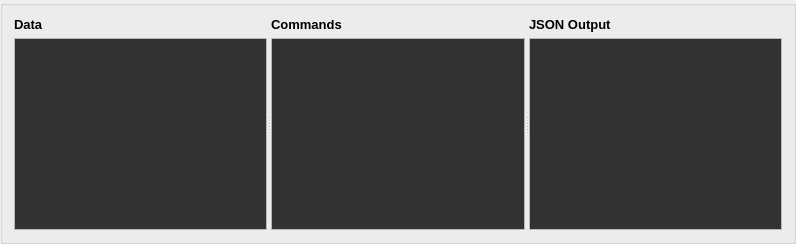
           <widget class="QGroupBox" name="groupBox_41">
            <property name="sizePolicy">
             <sizepolicy hsizetype="Expanding" vsizetype="Preferred">
              <horstretch>0</horstretch>
              <verstretch>0</verstretch>
             </sizepolicy>
            </property>
            <layout class="QHBoxLayout" name="horizontalLayout_28">
             <item>
              <widget class="QSplitter" name="splitter">
               <property name="orientation">
                <enum>Qt::Horizontal</enum>
               </property>
               <widget class="QSplitter" name="splitter_2">
                <property name="orientation">
                 <enum>Qt::Horizontal</enum>
                </property>
                <widget class="QWidget" name="layoutWidget">
                 <layout class="QVBoxLayout" name="verticalLayout_11">
                  <item>
                   <widget class="QLabel" name="label">
                    <property name="font">
                     <font>
                      <pointsize>10</pointsize>
                      <weight>75</weight>
                      <bold>true</bold>
                     </font>
                    </property>
                    <property name="text">
                     <string>Data</string>
                    </property>
                   </widget>
                  </item>
                  <item>
                   <widget class="QPlainTextEdit" name="plainTextEdit_tp_data">
                    <property name="palette">
                     <palette>
                      <active>
                       <colorrole role="Base">
                        <brush brushstyle="SolidPattern">
                         <color alpha="255">
                          <red>50</red>
                          <green>50</green>
                          <blue>50</blue>
                         </color>
                        </brush>
                       </colorrole>
                      </active>
                      <inactive>
                       <colorrole role="Base">
                        <brush brushstyle="SolidPattern">
                         <color alpha="255">
                          <red>50</red>
                          <green>50</green>
                          <blue>50</blue>
                         </color>
                        </brush>
                       </colorrole>
                      </inactive>
                      <disabled>
                       <colorrole role="Base">
                        <brush brushstyle="SolidPattern">
                         <color alpha="255">
                          <red>240</red>
                          <green>240</green>
                          <blue>240</blue>
                         </color>
                        </brush>
                       </colorrole>
                      </disabled>
                     </palette>
                    </property>
                    <property name="font">
                     <font>
                      <pointsize>10</pointsize>
                     </font>
                    </property>
                   </widget>
                  </item>
                 </layout>
                </widget>
                <widget class="QWidget" name="layoutWidget_2">
                 <layout class="QVBoxLayout" name="verticalLayout_16">
                  <item>
                   <widget class="QLabel" name="label_2">
                    <property name="font">
                     <font>
                      <pointsize>10</pointsize>
                      <weight>75</weight>
                      <bold>true</bold>
                     </font>
                    </property>
                    <property name="text">
                     <string>Commands</string>
                    </property>
                   </widget>
                  </item>
                  <item>
                   <widget class="QPlainTextEdit" name="plainTextEdit_tp_commands">
                    <property name="palette">
                     <palette>
                      <active>
                       <colorrole role="Base">
                        <brush brushstyle="SolidPattern">
                         <color alpha="255">
                          <red>50</red>
                          <green>50</green>
                          <blue>50</blue>
                         </color>
                        </brush>
                       </colorrole>
                      </active>
                      <inactive>
                       <colorrole role="Base">
                        <brush brushstyle="SolidPattern">
                         <color alpha="255">
                          <red>50</red>
                          <green>50</green>
                          <blue>50</blue>
                         </color>
                        </brush>
                       </colorrole>
                      </inactive>
                      <disabled>
                       <colorrole role="Base">
                        <brush brushstyle="SolidPattern">
                         <color alpha="255">
                          <red>240</red>
                          <green>240</green>
                          <blue>240</blue>
                         </color>
                        </brush>
                       </colorrole>
                      </disabled>
                     </palette>
                    </property>
                    <property name="font">
                     <font>
                      <pointsize>10</pointsize>
                     </font>
                    </property>
                    <property name="plainText">
                     <string/>
                    </property>
                   </widget>
                  </item>
                 </layout>
                </widget>
                <widget class="QWidget" name="layoutWidget_3">
                 <layout class="QVBoxLayout" name="verticalLayout_23">
                  <item>
                   <widget class="QLabel" name="label_4">
                    <property name="font">
                     <font>
                      <pointsize>10</pointsize>
                      <weight>75</weight>
                      <bold>true</bold>
                     </font>
                    </property>
                    <property name="text">
                     <string>JSON Output</string>
                    </property>
                   </widget>
                  </item>
                  <item>
                   <widget class="QPlainTextEdit" name="textEdit_TP_output">
                    <property name="palette">
                     <palette>
                      <active>
                       <colorrole role="Base">
                        <brush brushstyle="SolidPattern">
                         <color alpha="255">
                          <red>50</red>
                          <green>50</green>
                          <blue>50</blue>
                         </color>
                        </brush>
                       </colorrole>
                      </active>
                      <inactive>
                       <colorrole role="Base">
                        <brush brushstyle="SolidPattern">
                         <color alpha="255">
                          <red>50</red>
                          <green>50</green>
                          <blue>50</blue>
                         </color>
                        </brush>
                       </colorrole>
                      </inactive>
                      <disabled>
                       <colorrole role="Base">
                        <brush brushstyle="SolidPattern">
                         <color alpha="255">
                          <red>240</red>
                          <green>240</green>
                          <blue>240</blue>
                         </color>
                        </brush>
                       </colorrole>
                      </disabled>
                     </palette>
                    </property>
                    <property name="font">
                     <font>
                      <pointsize>10</pointsize>
                     </font>
                    </property>
                   </widget>
                  </item>
                 </layout>
                </widget>
               </widget>
              </widget>
             </item>
            </layout>
           </widget>
